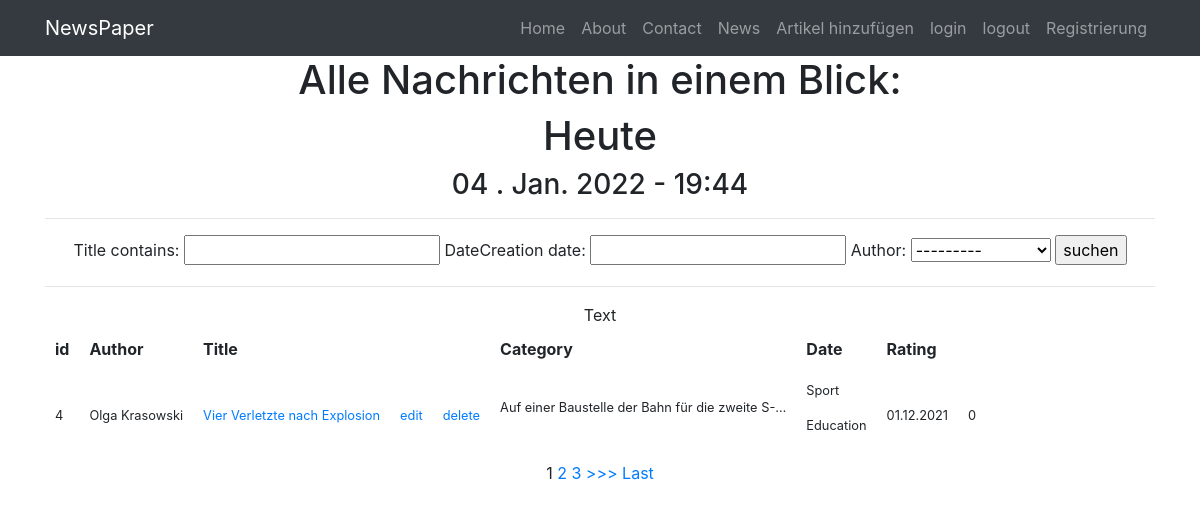
The page /news/ on the database as committed earlier.
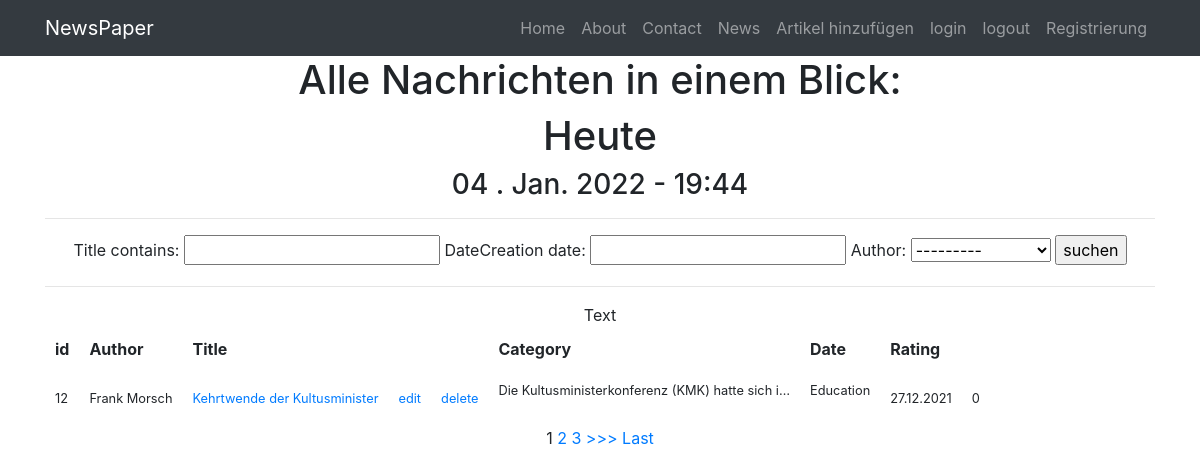
The same page on the database as committed later.
### news/models.py (models this page shows, shortened)
class Post(models.Model):
    author = models.ForeignKey(Author, on_delete=models.CASCADE)
    NEWS = 'NW'
    ARTICLE = 'AR'
    CATEGORY_CHOICES = (
        (NEWS, 'Nachrichten'),
        (ARTICLE, 'Artikel'),
    )
    categoryType = models.CharField(max_length=2, choices=CATEGORY_CHOICES, default=ARTICLE)
    dateCreation = models.DateTimeField(auto_now_add=True) #автоиатически выставл. врея поста
    postCategory = models.ManyToManyField(Category, through='PostCategory')
    title = models.CharField(max_length=128)
    text = models.TextField() # ohne Begrenzung
    quantity = models.IntegerField(default=0,
                                   validators=[MinValueValidator(0,'Quantity should be >=0')]
                                   )# 8/12 change
    rating = models.SmallIntegerField(default=0)
    def get_absolute_url(self):
        from django.urls import reverse# sucht uel yum object seldst
        return reverse('article', kwargs={'pk': self.pk})
    def get_edit_url(self):
        from django.urls import reverse
        return reverse('post_edit', kwargs={'pk': self.pk})
    def get_delete_url(self):
        from django.urls import reverse
        return reverse('post_delete', kwargs={'pk': self.pk})

class Author(models.Model):
    authorUser = models.OneToOneField(User, on_delete=models.CASCADE)
    ratingAuthor = models.SmallIntegerField(default=0)
    def __str__(self):
        return self.authorUser.username + ' ' + self.authorUser.last_name

class Category(models.Model):
    name = models.CharField(max_length=64, unique=True) #значения max_length берут как 2 в  степени

### news/views.py (the view)
# urls.py: path('',PostList.as_view(), name=''),
class PostList(ListView):
    model = Post
    template_name = 'flatpages/news.html'
    context_object_name = 'posts'
    queryset = Post.objects.order_by('-dateCreation')
    paginate_by = 1
    from_class=PostForm#
    def get_filter(self):
        return PostFilter(self.request.GET,queryset=super().get_queryset())
    def get_queryset(self):
        return self.get_filter().qs #rufen die Metode auf, suchen nach Stichwörter dees Titles.
    def get_context_data(self,*args,**kwargs):
        context=super().get_context_data(*args,**kwargs)
        context['filter'] = PostFilter(self.request.GET, queryset=self.get_queryset())
        context['time_now'] = datetime.utcnow()
        context['categorys'] = Category.objects.all()#ch
        context['form'] = PostForm()
        return context

### news/forms.py
class PostForm(ModelForm):
    class Meta:
        model = Post
        exclude=['rating','quantity', 'dateCreation']

### templates/flatpages/news.html (shortened to what this page needs)
{% extends 'flatpages/default.html' %}
{% load custom_filters %}
{% block content %}
<h1>Alle Nachrichten in einem Blick:</h1>
<h1>Heute</h1>
<h3>{{time_now|date:'d . M. Y - H:i'}}</h3>
<hr>
<form method="GET">
    {{ filter.form }}
    <input type="submit" value="suchen">
</form>
<hr>
{% if posts %}
<table>
    <tr>
        <th>
            id
        </th>
        <th>
            Author
        </th>
        <th>
            Title
        </th>
        <th>
        </th>
        <th>
        </th>
        <th>
            Category
        </th>
        <th>
            Date
        </th>
        <th>
            Rating
        </th>
    </tr>
    {% for post in posts %}
    <tr>
        <td>
            {{post.id}}
        </td>
        <td>
            {{post.author}}
        </td>
        <td>
            <a href="{{post.get_absolute_url}}"> {{ post.title}}</a>
        </td>
        <td>
            <a href="{{post.get_edit_url}}">edit</a>
        </td>
        <td>
            <a href="{{post.get_delete_url}}">delete</a>
        </td>
        <td>
            {{ post.text|linebreaks|truncatechars:50 }}
        </td>
        <td>
            {% for category in post.postCategory.all %}
            {{ category.name|linebreaks }}
            {% endfor%}
        </td>
        <td>
            {{ post.dateCreation|date:'d.m.Y' }}
        </td>
        <td>
            {{ post.rating }}
        </td>
    </tr>
    {% endfor%}
</table>
{% else %}
<h2>Keine aktuelle Nachrichten!</h2>
{% endif%}
{% if is_paginated %}
{% for num in page_obj.paginator.page_range %}
{% if page_obj.number == num %}
<a>{{ num }}</a>
{% elif num > page_obj.number|add:'-3' and num < page_obj.number|add:'3' %}
<a href="?page={{ num }}">{{ num }}</a>
{% endif %}
{% endfor %}
{% if page_obj.has_next %}
<a href="?page={{ page_obj.next_page_number }}">>>></a>
<a href="?page={{ page_obj.paginator.num_pages }}">Last</a>
{% endif %}
{% endif%}
{% endblock content %}

### templates/flatpages/default.html (shortened to what this page needs)
<!DOCTYPE html>
{% load static %}
<html lang="en">
<head>
  <link href="{% static 'vendor/bootstrap/css/bootstrap.min.css' %}" rel="stylesheet">
</head>
<body>
  <nav class="navbar navbar-expand-lg navbar-dark bg-dark static-top">
    <div class="container">
      <a class="navbar-brand" href="#">NewsPaper</a>
      <div class="collapse navbar-collapse" id="navbarResponsive">
        <ul class="navbar-nav ml-auto">
          <li class="nav-item active">
          <li class="nav-item">
            <a class="nav-link" href="/home/">Home</a>
          </li>
          <li class="nav-item">
            <a class="nav-link" href="/about/">About</a>
          </li>
          <li class="nav-item">
            <a class="nav-link" href="/contact/">Contact</a>
          </li>
          <li class="nav-item">
            <a class="nav-link" href="/news/">News</a>
          </li>
          <Li class="nav-item">
            <a class="nav-link" href="/news/article/create/">Artikel hinzufügen</a>
          </Li>
          <li class="nav-item">
            <a class="nav-link" href="/sign/login/">login</a>
          </li>
          <li class="nav-item">
            <a class="nav-link" href="/sign/logout/">logout</a>
          </li>
          <li class="nav-item">
            <a class="nav-link" href="/accounts/login/">Registrierung</a>
          </li>
        </ul>
      </div>
    </div>
  </nav>
  <div class="container">
    <div class="row">
      <div class="col-lg-12 text-center">
       {% block content %}{% endblock content %}
      </div>
    </div>
  </div>
</body>
</html>

### templates/flatpages/news.html (style rules this page uses)
table th,td { border: 0px solid black; border-collapse: collapse; }
th,td { padding: 10px; text-align:left; }
td { font-size:80% }

Rows that differ between the two databases and show on the page:
no longer on this page (row unchanged): Post: id "4", author "Olga Krasowski", title "Vier Verletzte nach Explosion", text "Auf einer Baustelle der Bahn für die zweite S-…", dateCreation "01.12.2021", rating "0", Category (name "Education")
no longer on this page (row unchanged): Category: name "Sport", shown under "4"
added Post: id "12", author "Frank Morsch", title "Kehrtwende der Kultusminister", text "Die Kultusministerkonferenz (KMK) hatte sich i…", dateCreation "27.12.2021", rating "0", Category (name "Education")
